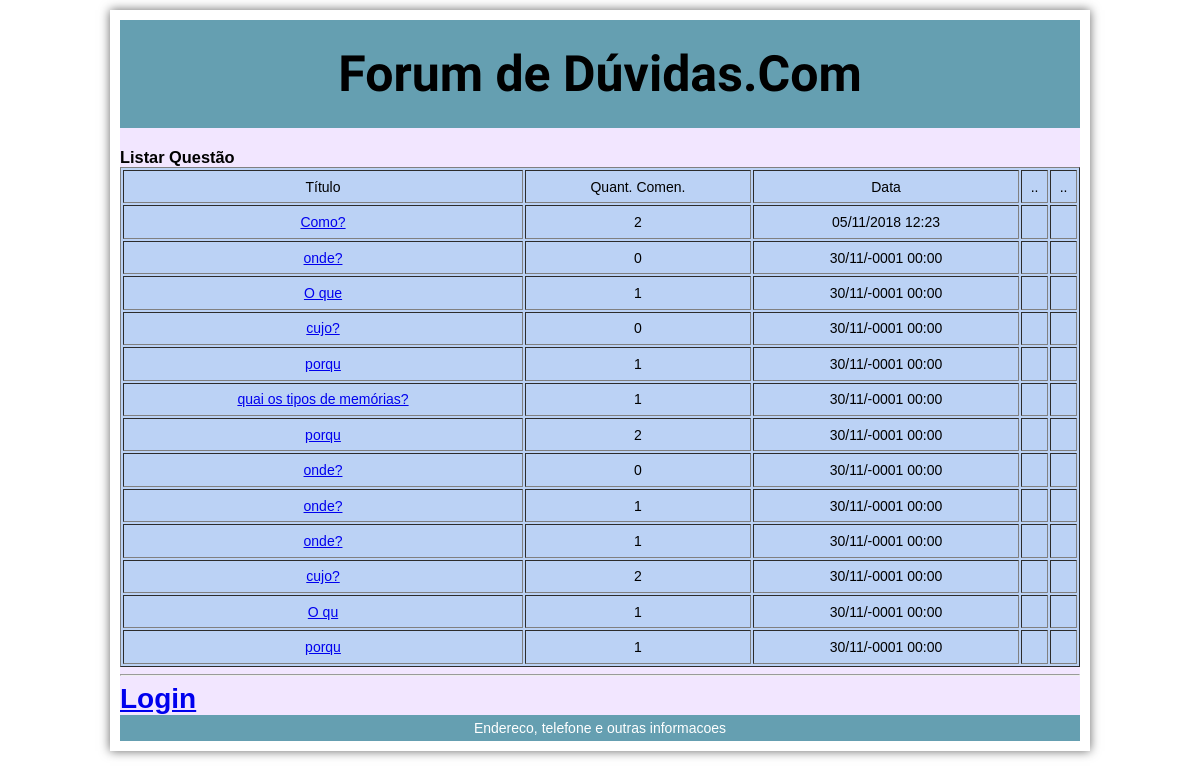
Page /questao_listar.php on the earlier database version.
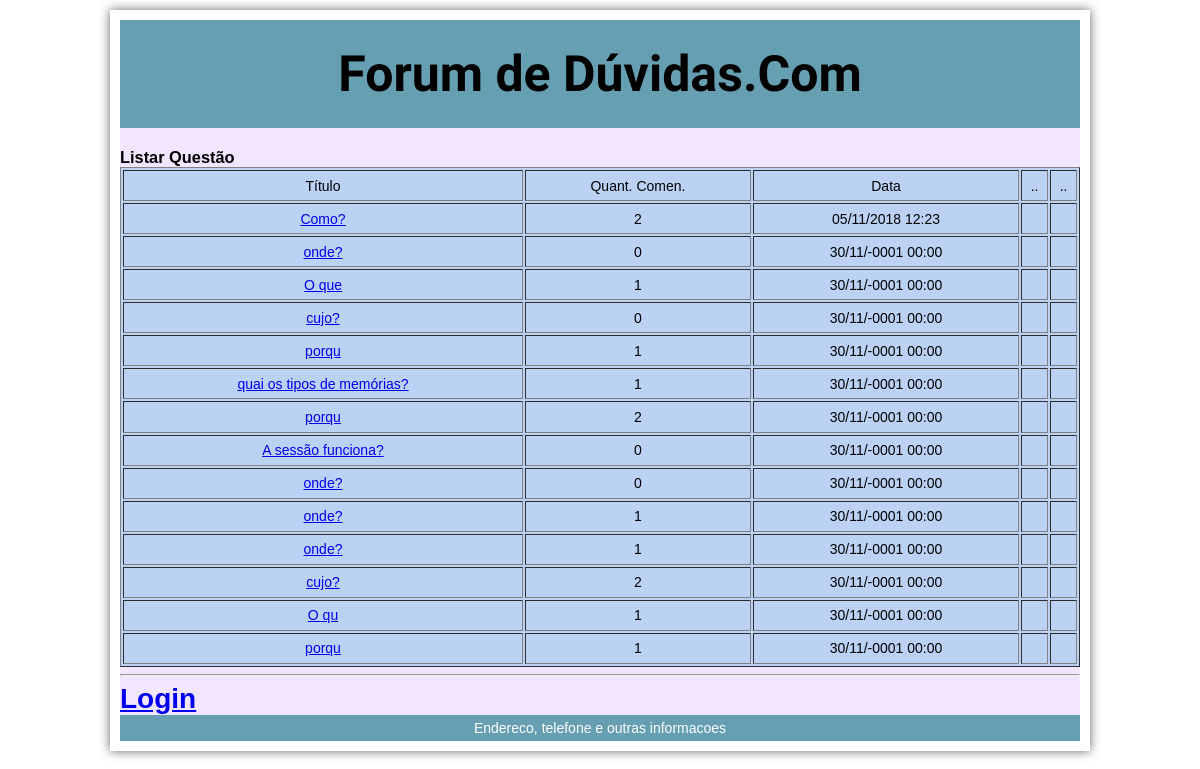
Same page on the later database version.
### tables this page shows
CREATE TABLE `tb_questao` (
  `Id` int(11) NOT NULL,
  `questao` varchar(255) NOT NULL,
  `Data` datetime NOT NULL DEFAULT '0000-00-00 00:00:00' ON UPDATE CURRENT_TIMESTAMP,
  `Usuario` int(11) NOT NULL
);

### questao_listar.php (the view, shortened to what this page needs)
<?php
$conexao = mysqli_connect("localhost", "root","","forum");
$sql = "SELECT q.Id, q.questao, q.Data, q.Usuario, COUNT(c.comentario) AS quantidade
FROM tb_questao AS q LEFT JOIN tb_comentario AS c ON (q.id = c.id_questao)
GROUP BY q.Id, q.questao, q.Data
ORDER BY Data DESC";
$resultado = mysqli_query($conexao, $sql);
?>
<!DOCTYPE html>
<html>
<head>
</head>
<body>
	<main>
        <header>
         <h1>Forum de Dúvidas.Com</h1>
         </header>
<article>
	<section>
		 <h1>Listar Questão</h1>
 <table border="1">
	<tr>
		<td>Título</td>
		<td>Quant. Comen.</td>
		<td>Data</td>
		<td>..</td>
		<td>..</td>
	</tr>
	<?php while($linha = mysqli_fetch_assoc($resultado)): ?>
	<tr>
		<td><a href="comentario_listar.php?idquestao=<?=$linha["Id"];?>"><?=$linha["questao"];?></a></td>
		<td><?=$linha["quantidade"];?></td>
		<td><?=date_format(date_create($linha["Data"]),"d/m/Y H:i")?></td>
		<td>
        </td>
		<td>
        </td>
	</tr>
	<?php endwhile; ?>
</table>
<hr>
	</section>
</article>
<?php
	if (isset($_SESSION["usuario_id"])):
?>
	<a href="questao_nova.php">Nova Questão</a> |
	<a href="login_editar.php?id=<?=$_SESSION["usuario_id"]?>">Usuário</a> |
	<a href="logout.php">Logout</a>
<?php else: ?>
	<a href="login.php"><h1>Login</h1>
	</a>
<?php endif;?>
<footer>Endereco, telefone e outras informacoes</footer>
</main>
</body>
</html>

### questao_listar.php (style rules this page uses)
html, body, h1 { margin:0; padding:0; }
article, header, footer, nav { display:block; }
body { width:960px; font-family:Arial, Helvetica, sans-serif; font-size:14px; box-shadow: 0 0 10px #666; margin:10px auto; padding:10px; }
main { background-color: rgb(242, 230, 255); }
section { clear: both; }
table { text-align:center; background-color:rgb(187,210,245); height:500px; width:960px; clear: both; }
header { padding:25px; background-color:rgb(101,159,177); text-align:center; margin-bottom:20px; font-family: 'Lobster', cursive; font-size: 25px; }
footer { padding:5px; background-color:rgb(101,159,177); text-align:center; color:rgb(255,255,255); }

Differences in the rows shown:
added tb_questao: questao "A sessão funciona?", quantidade "0", Data "30/11/-0001 00:00"
